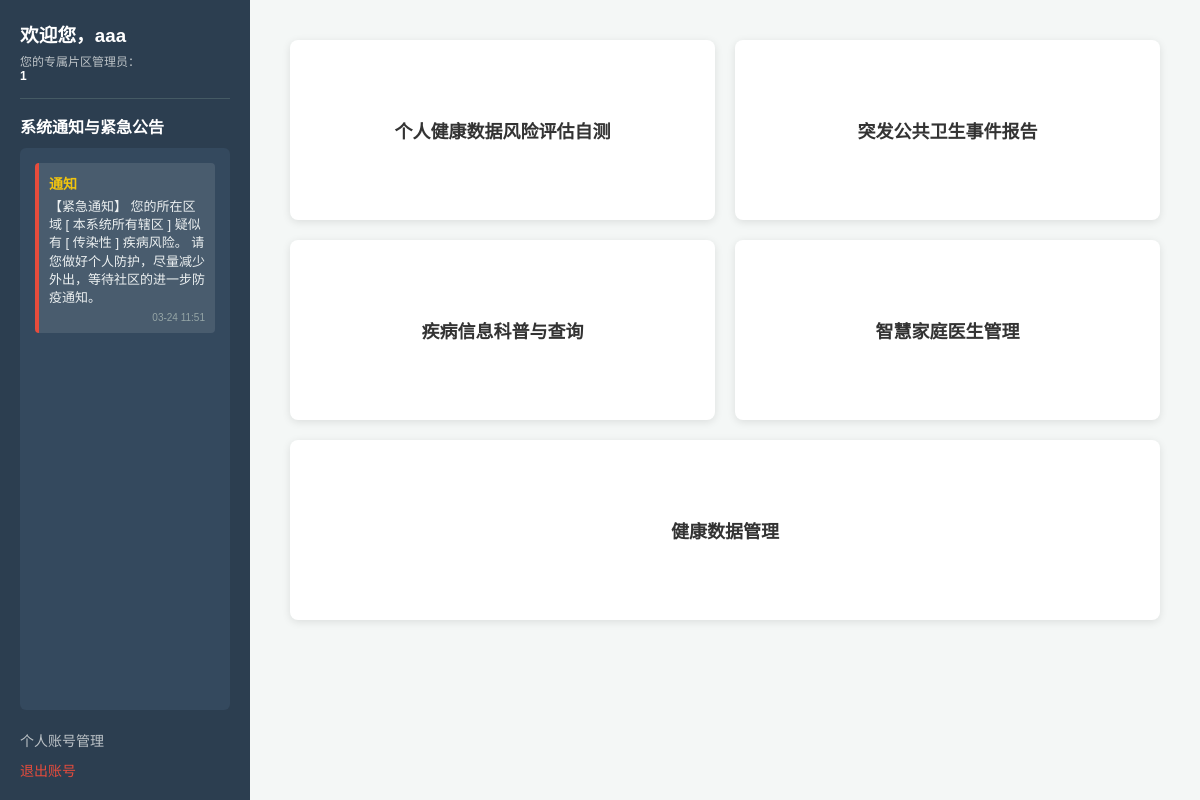
/user_dashboard (signed in), run on the app's committed database.
### models.py (models this page shows, shortened)
class User(db.Model):
    id = db.Column(db.Integer, primary_key=True)
    phone = db.Column(db.String(20), unique=True, nullable=False)
    password_hash = db.Column(db.String(128), nullable=False)
    name = db.Column(db.String(50), nullable=True)
    gender = db.Column(db.String(10), nullable=True)
    province = db.Column(db.String(50), nullable=True)
    city = db.Column(db.String(50), nullable=True)
    community = db.Column(db.String(100), nullable=True)
    address = db.Column(db.String(200), nullable=True)
    height = db.Column(db.Float, nullable=True)
    weight = db.Column(db.Float, nullable=True)
    blood_type = db.Column(db.String(10), nullable=True)
    is_info_complete = db.Column(db.Boolean, default=False)
    is_frozen = db.Column(db.Boolean, default=False)
    frozen_by_name = db.Column(db.String(50), nullable=True)
    frozen_by_role = db.Column(db.String(20), nullable=True)
    is_locked = db.Column(db.Boolean, default=False)
    locked_by_name = db.Column(db.String(50), nullable=True)
    locked_by_role = db.Column(db.String(20), nullable=True)
    family_members = db.relationship('FamilyMember', backref='user', lazy=True, cascade="all, delete-orphan")
    managers = db.relationship('Admin', secondary=user_admin_m2m, backref=db.backref('managed_users', lazy=True))
    reports = db.relationship('PublicHealthEvent', backref='reporter', lazy=True)

class Notice(db.Model):
    id = db.Column(db.Integer, primary_key=True)
    title = db.Column(db.String(100), nullable=False)
    content = db.Column(db.Text, nullable=False)
    target_audience = db.Column(db.String(20), default='all')
    target_province = db.Column(db.String(50), nullable=True)
    target_city = db.Column(db.String(50), nullable=True)
    target_community = db.Column(db.String(100), nullable=True)
    sender_name = db.Column(db.String(50), nullable=True)
    sender_role = db.Column(db.String(20), nullable=True)
    is_pinned = db.Column(db.Boolean, default=False)
    is_locked = db.Column(db.Boolean, default=False)
    create_time = db.Column(db.DateTime, default=datetime.utcnow)
    is_hidden = db.Column(db.Boolean, default=False)

### app.py (the view)
@app.route('/user_dashboard')
def user_dashboard():
    if 'user_id' not in session: return redirect(url_for('login'))
    user = db.session.get(User, session['user_id'])
    if not user.is_info_complete: return redirect(url_for('fill_info'))
    notices = db.session.query(Notice).filter(Notice.is_hidden == False,
                                              Notice.target_audience.in_(['all', 'user'])).all()
    filtered_notices = []
    for n in notices:
        if (not n.target_province or n.target_province == user.province) and \
                (not n.target_city or n.target_city == user.city) and \
                (not n.target_community or n.target_community == user.community):
            filtered_notices.append(n)
    admin_names = [m.name for m in user.managers]
    admin_name = ", ".join(admin_names) if admin_names else "暂无"
    return render_template('user_index.html', user=user,
                           notices=sorted(filtered_notices, key=lambda x: x.create_time, reverse=True),
                           admin_name=admin_name)

### app.py (called while the page is built, shortened)
@app.before_request
def enforce_readonly_lock():
    if request.method == 'POST' and 'user_id' in session:
        allowed_routes = ['logout', 'risk_assessment']
        if request.endpoint in allowed_routes:
            return None
        user = db.session.get(User, session['user_id'])
        if user and user.is_locked:
            flash('您的数据已被锁定，无法进行修改。')
            return redirect(request.referrer or url_for('user_dashboard'))

@app.context_processor
def inject_global_data():
    role = session.get('role')
    return dict()

### templates/user_index.html (shortened to what this page needs)
<!DOCTYPE html>
<html lang="zh-CN">
<head>
</head>
<body>
<div class="sidebar">
    <div class="top-info">
        <h3>欢迎您，{{ user.name if user.name else '用户' }}</h3>
        <p style="font-size: 12px; color: #bdc3c7; margin:0;">您的专属片区管理员：<br><strong style="color:white;">{{ admin_name }}</strong></p>
    </div>
    <h4 style="margin: 0 0 10px 0;">系统通知与紧急公告</h4>
    <div class="notice-board">
        {% if notices %}
            {% for n in notices %}
                <div class="notice-item" style="{{ 'border-left: 4px solid #e74c3c;' if n.target_audience == 'user' else '' }}">
                    <h4>{{ n.title }}</h4>
                    <p>{{ n.content }}</p>
                    <div style="font-size: 10px; color: #95a5a6; margin-top: 5px; text-align: right;">{{ n.create_time.strftime('%m-%d %H:%M') }}</div>
                </div>
            {% endfor %}
        {% else %}
            <p style="color: #95a5a6; font-size: 13px; text-align: center; margin-top: 20px;">暂无通知</p>
        {% endif %}
    </div>
    <div class="bottom-links">
        <a href="/profile">个人账号管理</a>
        <a href="/logout" style="color: #e74c3c;">退出账号</a>
    </div>
</div>
<div class="main-content">
    <a href="/risk_assessment" class="module-card">个人健康数据风险评估自测</a>
    <a href="/public_health_report" class="module-card">突发公共卫生事件报告</a>
    <a href="/disease_info" class="module-card">疾病信息科普与查询</a>
    <a href="/family_management" class="module-card">智慧家庭医生管理</a>
    <a href="/user_health_data" class="module-card" style="grid-column: span 2;">健康数据管理</a>
</div>
</body>
</html>

### templates/user_index.html (style rules this page uses)
body { margin: 0; font-family: Arial, sans-serif; display: flex; height: 100vh; background-color: #f4f7f6; }
.sidebar { width: 250px; background-color: #2c3e50; color: white; display: flex; flex-direction: column; padding: 20px; box-sizing: border-box; }
.main-content { flex-grow: 1; padding: 40px; display: grid; grid-template-columns: 1fr 1fr; gap: 20px; align-content: start; }
.top-info { border-bottom: 1px solid #455a64; padding-bottom: 15px; margin-bottom: 15px; }
.top-info h3 { margin: 0 0 5px 0; }
.module-card { background: white; padding: 30px; border-radius: 8px; box-shadow: 0 2px 8px rgba(0,0,0,0.1); text-align: center; font-size: 18px; font-weight: bold; cursor: pointer; text-decoration: none; color: #333; display: flex; align-items: center; justify-content: center; min-height: 120px; transition: 0.3s; }
.bottom-links { margin-top: auto; display: flex; flex-direction: column; gap: 10px; }
.bottom-links a { color: #bdc3c7; text-decoration: none; font-size: 14px; }
.notice-board { background: #34495e; border-radius: 6px; padding: 15px; flex-grow: 1; overflow-y: auto; margin-bottom: 20px; }
.notice-item { background: rgba(255,255,255,0.1); padding: 10px; border-radius: 4px; margin-bottom: 10px; }
.notice-item h4 { margin: 0 0 5px 0; color: #f1c40f; font-size: 14px; }
.notice-item p { margin: 0; font-size: 13px; color: #ecf0f1; line-height: 1.4; }

### data on the page
User: name "aaa"
Notice: title "通知", content "【紧急通知】 您的所在区域 [ 本系统所有辖区 ] 疑似有 [ 传染性 ] 疾病风险。 请您做好个人防护，尽量减少外出，等待社区的进一步防疫通知。", create_time "03-24 11:51"

### other printed values
{{ admin_name }} "1"
